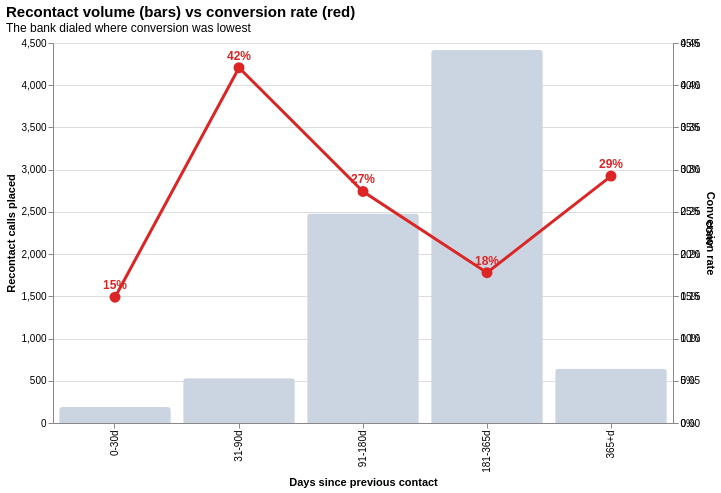

Notebook code for this chart:
### Code cell
bars = (
    alt.Chart(lag)
    .mark_bar(color=PALETTE["muted"], cornerRadiusEnd=3)
    .encode(
        x=alt.X("recontact:N", sort=LAG_ORDER, title="Days since previous contact"),
        y=alt.Y("calls:Q", title="Recontact calls placed",
                axis=alt.Axis(grid=False)),
        tooltip=["recontact", "calls", "subs",
                 alt.Tooltip("conv:Q", format=".1%", title="Conversion")],
    )
)
line = (
    alt.Chart(lag)
    .mark_line(
        point=alt.OverlayMarkDef(size=120, filled=True, color=PALETTE["accent"]),
        color=PALETTE["accent"], strokeWidth=3,
    )
    .encode(
        x=alt.X("recontact:N", sort=LAG_ORDER),
        y=alt.Y("conv:Q", title="Conversion rate",
                axis=alt.Axis(format="%", grid=True)),
    )
)
hero_labels = (
    alt.Chart(lag)
    .mark_text(dy=-12, fontSize=12, fontWeight="bold",
               color=PALETTE["accent"])
    .encode(
        x=alt.X("recontact:N", sort=LAG_ORDER),
        y=alt.Y("conv:Q"),
        text=alt.Text("conv:Q", format=".0%"),
    )
)
hero = (
    alt.layer(bars, line, hero_labels)
    .resolve_scale(y="independent")
    .properties(
        height=380, width=620,
        title=alt.TitleParams(
            "Recontact volume (bars) vs conversion rate (red)",
            subtitle="The bank dialed where conversion was lowest",
            fontSize=15, anchor="start",
        ),
    )
)
hero

### Figure 1 — Vega-Lite specification as saved in the notebook (floating-point values rounded to 4 significant figures)
{"$schema": "https://vega.github.io/schema/vega-lite/v6.4.1.json", "config": {"view": {"continuousHeight": 300, "continuousWidth": 300}}, "data": {"name": "data-470c1d38a76af96f144aca90e479ce12"}, "datasets": {"data-470c1d38a76af96f144aca90e479ce12": [{"calls": 188, "conv": 0.1489, "recontact": "0-30d", "share_of_calls": 0.02277, "subs": 28}, {"calls": 530, "conv": 0.4208, "recontact": "31-90d", "share_of_calls": 0.06419, "subs": 223}, {"calls": 2480, "conv": 0.2742, "recontact": "91-180d", "share_of_calls": 0.3004, "subs": 680}, {"calls": 4416, "conv": 0.178, "recontact": "181-365d", "share_of_calls": 0.5348, "subs": 786}, {"calls": 643, "conv": 0.2924, "recontact": "365+d", "share_of_calls": 0.07787, "subs": 188}]}, "height": 380, "layer": [{"encoding": {"tooltip": [{"field": "recontact", "type": "nominal"}, {"field": "calls", "type": "quantitative"}, {"field": "subs", "type": "quantitative"}, {"field": "conv", "format": ".1%", "title": "Conversion", "type": "quantitative"}], "x": {"field": "recontact", "sort": ["0-30d", "31-90d", "91-180d", "181-365d", "365+d"], "title": "Days since previous contact", "type": "nominal"}, "y": {"axis": {"grid": false}, "field": "calls", "title": "Recontact calls placed", "type": "quantitative"}}, "mark": {"color": "#cbd5e1", "cornerRadiusEnd": 3, "type": "bar"}}, {"encoding": {"x": {"field": "recontact", "sort": ["0-30d", "31-90d", "91-180d", "181-365d", "365+d"], "type": "nominal"}, "y": {"axis": {"format": "%", "grid": true}, "field": "conv", "title": "Conversion rate", "type": "quantitative"}}, "mark": {"color": "#dc2626", "point": {"color": "#dc2626", "filled": true, "size": 120}, "strokeWidth": 3, "type": "line"}}, {"encoding": {"text": {"field": "conv", "format": ".0%", "type": "quantitative"}, "x": {"field": "recontact", "sort": ["0-30d", "31-90d", "91-180d", "181-365d", "365+d"], "type": "nominal"}, "y": {"field": "conv", "type": "quantitative"}}, "mark": {"color": "#dc2626", "dy": -12, "fontSize": 12, "fontWeight": "bold", "type": "text"}}], "resolve": {"scale": {"y": "independent"}}, "title": {"anchor": "start", "fontSize": 15, "subtitle": "The bank dialed where conversion was lowest", "text": "Recontact volume (bars) vs conversion rate (red)"}, "usermeta": {"embedOptions": {}}, "width": 620}
